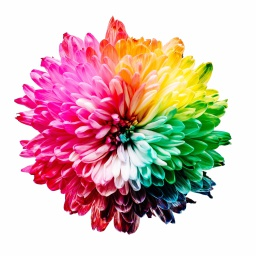
%> input picture ECE4076/Lab 3/ECE4076_Lab3_32194471/sharon.jpg, 256 x 256 px
$ octave Lab3_Task2_Visualise.m   (GNU Octave 9; MATLAB toolbox functions it lacks are replaced by stand-ins)
%> lines starting %> are read from the running program, lines starting %| are printed output that depends on the picture
%> further down, img is the input picture: size 256x256x3 uint8; mean R, G, B 215.7, 186.8, 183
### ECE4076/Lab 3/ECE4076_Lab3_32194471/imagesegkmeans.m
function [segmented_img, final_centroids, total_iter] = imagesegkmeans(img, k, max_iter, ...
    verbose, show_scatter)
%> called with k = 4, max_iter = 200, verbose = 0, show_scatter = 1
 % img: input img
 % k: number of centroids/ means
 % max_iter: number of iterations to force stop the algorithm
 % verbose: Enable to show the output images, and the scatterplot
 % show_scatter: Enable to show the scatterplot, must be enabled with
 % verbose

 % segmented_img: color coded img
 % final_centroids: final centroid/means position
 % total_iter: total number of iterations to convergence

 % random seed
    rng('shuffle');

    img = cast(img, 'single');
%> img: size 256x256x3 single
    if verbose == 1
       display('Image has been casted into single type');
    end

    if ~exist('verbose', 'var')
       verbose = 0;
    end
    if ~exist('show_scatter', 'var')
       show_scatter = 0;
    end
    [width, height, channel] = size(img);
%> width = 256; height = 256; channel = 3
    flatten_img = reshape(img, [width*height,3]);

    r = randi([1, length(flatten_img)],1,k);

    % random centroid initialization
    init_centroid = flatten_img(r, :);
%> init_centroid = [254 254 254; 254 254 254; 255 240 250; 255 159 246]
    centroid = init_centroid;
%> centroid has the same summary as init_centroid
    new_centroid = init_centroid;
%> new_centroid has the same summary as init_centroid
    if verbose == 1
       for c = 1:k
           fprintf("init centroid %d: %d %d %d\n",c, init_centroid(c,1),...
               init_centroid(c,2), init_centroid(c,3));
       end
    end
    euclid_dist = zeros(width*height, k);
    temp_ed = 0;
    temp_norm = 0;
    cluster_assignment = zeros(width*height, 1);
    diff = 50;
    counter = 0;

    % while there is still a difference in between iterations
    % and the maximum iteration is not reached yet
    while diff > 1 && counter < max_iter
        % recomputation of euclidean distance
        centroid = new_centroid;
        for c = 1:k
           temp_norm = (flatten_img - repmat(centroid(c,:), width*height, 1)).^2;
           temp_ed = sqrt(sum(temp_norm, 2));
           euclid_dist(:, c) = temp_ed;
        end
        % assigning to closest centroid
        [~, min_idx] = min(euclid_dist, [], 2);
        cluster_assignment = min_idx;

        %new_centroid = zeros(size(init_centroid));
        % recomputation of centroids position
        diff_centroid = zeros(1,k);
        for c = 1:k
            new_centroid(c, :) = round(mean(flatten_img(cluster_assignment == c,:), 1));
            diff_centroid(c) = (new_centroid(c,:) - centroid(c, :))*(new_centroid(c,:) - centroid(c, :))';
        end

        diff = sum(diff_centroid);
        counter = counter + 1;


        if verbose == 1
            quantization_img = zeros(size(flatten_img));
            for c = 1:k
                quantization_img(cluster_assignment == c, :) = ...
                    repmat(new_centroid(c,:), length(quantization_img(cluster_assignment == c, :)), 1);
            end

            segmented_img = reshape(quantization_img, height, width, 3);
            segmented_img = cast(segmented_img, 'uint8');
            figure(1);
            montage({cast(img, 'uint8'), segmented_img});
            ti = sprintf('Before K-means (left) and after K-means (right) with k = %d and iteration = %d', k, counter);
            title(ti);

            if show_scatter == 1
                Rc = new_centroid(:,1);
                Gc = new_centroid(:,2);
                Bc = new_centroid(:,3);
                temp_img = cast(img, 'uint8');
                R = reshape(img(:, 100:100:512, 1), [1, length(100:100:512)*512]);
                G = reshape(img(:, 100:100:512, 2), [1, length(100:100:512)*512]);
                B = reshape(img(:, 100:100:512, 3), [1, length(100:100:512)*512]);
                R_color = reshape(segmented_img(:, 100:100:512, 1), [1, length(100:100:512)*512]);
                G_color = reshape(segmented_img(:, 100:100:512, 2), [1, length(100:100:512)*512]);
                B_color = reshape(segmented_img(:, 100:100:512, 3), [1, length(100:100:512)*512]);
                figure(3);
                for c = 1:k
                    scatter3(Rc(c),Gc(c),Bc(c), 80, cast([Rc(c),Gc(c),Bc(c)], 'double')./255, ...
                        'filled','MarkerEdgeColor','k');
                    text(Rc(c),Gc(c),Bc(c)+25,sprintf('Centroid %d',c), ...
                            'HorizontalAlignment','center', ...
                            'Color', 'b', ...
                            'EdgeColor', 'b', ...
                            'BackgroundColor', 'w');
                    hold on;
                end

                scatter3(R,G,B, 20, cast([R_color;G_color;B_color]', 'double')./255, '*');

                box on;
                xlabel('Red');
                ylabel('Green');
                zlabel('Blue');
                ti = sprintf('Dispersion of Color in iteration %d', counter);
                title(ti);
                hold off;
            end

            disp("Press any key to continue");
            pause;
        end

    end
%> this loop made 1 pass
%> after the loop, counter = 1; diff_centroid = [0 NaN 9358 34314]; new_centroid = [254 254 254; NaN NaN NaN; 222 227 160; 166 92 98]
    total_iter = counter;
%> total_iter = 1
    final_centroids = new_centroid;
%> final_centroids = [254 254 254; NaN NaN NaN; 222 227 160; 166 92 98]
    quantization_img = zeros(size(flatten_img));

    % assigning to color code and reshape the matrix
    for c = 1:k
        quantization_img(cluster_assignment == c, :) = repmat(new_centroid(c,:), length(quantization_img(cluster_assignment == c, :)), 1);
    end
    segmented_img = reshape(quantization_img, height, width, 3);
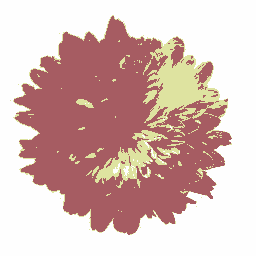
%> segmented_img: size 256x256x3 double; mean R, G, B 215.9, 186.9, 183

    segmented_img = cast(segmented_img, 'uint8');
%> segmented_img: size 256x256x3 uint8

end

### ECE4076/Lab 3/ECE4076_Lab3_32194471/Lab3_Task2_Visualise.m
% Written by Nigel Tan Jin Chun
% Last Modified: 4/4/2023
% Name of the file: Lab3_Task2_Visualise

clearvars -except img k;
close all; clc;
img = imread('sharon.jpg');
k = 4;
max_iter = 200;
verbose = 0;
show_scatter = 1;
[segmented_img, centroids, total_iter] = imagesegkmeans(img, k, max_iter, ...
    verbose, show_scatter);
%> centroids = [254 254 254; NaN NaN NaN; 222 227 160; 166 92 98]; total_iter = 1

[img_rows1, img_cols1, ~] = size(img);
%> img_rows1 = 256; img_cols1 = 256
[img_rows2, img_cols2, ~] = size(img);
%> img_rows2 = 256; img_cols2 = 256
[img_rows3, img_cols3, ~] = size(img);
%> img_rows3 = 256; img_cols3 = 256
column_indices1 = 100:250:min(img_cols1, 512);
%> column_indices1 = 100
column_indices2 = 100:250:min(img_cols2, 512);
%> column_indices2 = 100
column_indices3 = 100:250:min(img_cols3, 512);
%> column_indices3 = 100

Rc = centroids(:,1);
%> Rc = [254; NaN; 222; 166]
Gc = centroids(:,2);
%> Gc = [254; NaN; 227; 92]
Bc = centroids(:,3);
%> Bc = [254; NaN; 160; 98]
R = reshape(img(:, column_indices1, 1), [1, length(column_indices1)*256]);
%> R = 256 values, max 255 at index 31, min 127 at index 145, mean 233.6
G = reshape(img(:, column_indices2, 2), [1, length(column_indices2)*256]);
%> G = 256 values, max 255 at index 16, min 0 at index 108, mean 145.4
B = reshape(img(:, column_indices3, 3), [1, length(column_indices3)*256]);
%> B = 256 values, max 255 at index 20, min 1 at index 145, mean 173.8
R_color = reshape(segmented_img(:, column_indices1, 1), [1, length(column_indices1)*256]);
%> R_color = 256 values, max 254 at index 1, min 166 at index 44, mean 191.7
G_color = reshape(segmented_img(:, column_indices2, 2), [1, length(column_indices2)*256]);
%> G_color = 256 values, max 254 at index 1, min 92 at index 44, mean 141.5
B_color = reshape(segmented_img(:, column_indices3, 3), [1, length(column_indices3)*256]);
%> B_color = 256 values, max 254 at index 1, min 98 at index 44, mean 141.1

figure(2);
imshow(segmented_img);
ti = sprintf('K-means clustering Image with k = %d', k);
title(ti);

figure(3);
for c = 1:k
    scatter3(Rc(c),Gc(c),Bc(c), 80, cast([Rc(c),Gc(c),Bc(c)], 'double')./255, ...
        'filled','MarkerEdgeColor','k');
    text(Rc(c),Gc(c),Bc(c)+25,sprintf('Centroid %d',c), ...
            'HorizontalAlignment','center', ...
            'Color', 'b', ...
            'EdgeColor', 'b', ...
            'BackgroundColor', 'w');
    hold on;
end

scatter3(R,G,B, 20, cast([R_color;G_color;B_color]', 'double')./255, '*');

box on;
xlabel('Red');
ylabel('Green');
zlabel('Blue');
title('Dispersion of Color in sharon.jpg: every 100th pixel in every row');
hold off;
